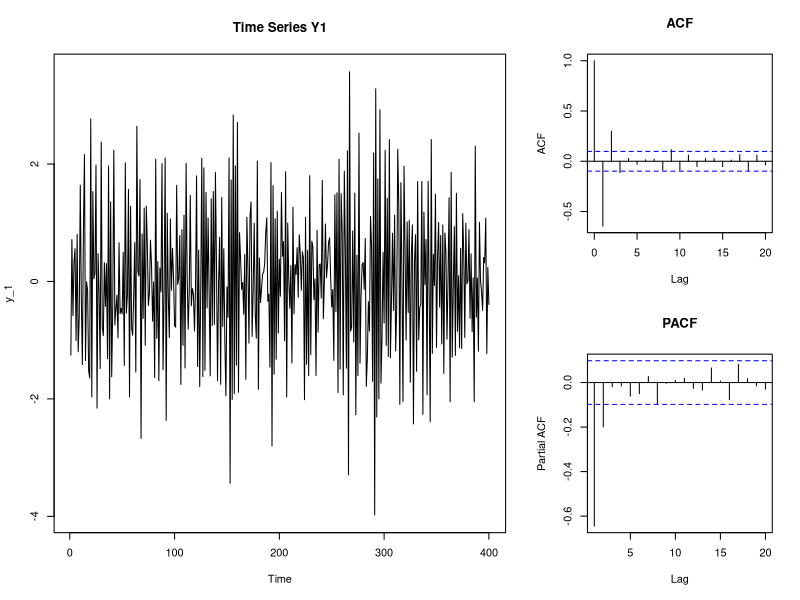
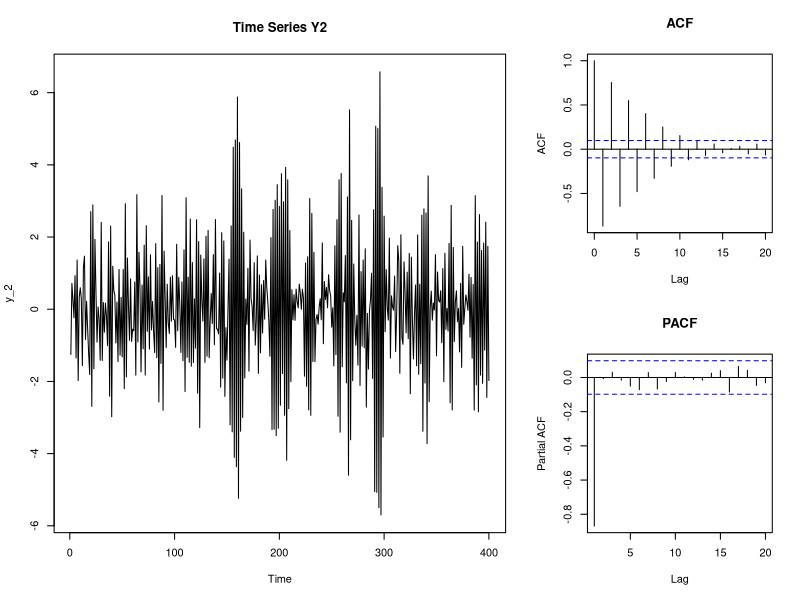
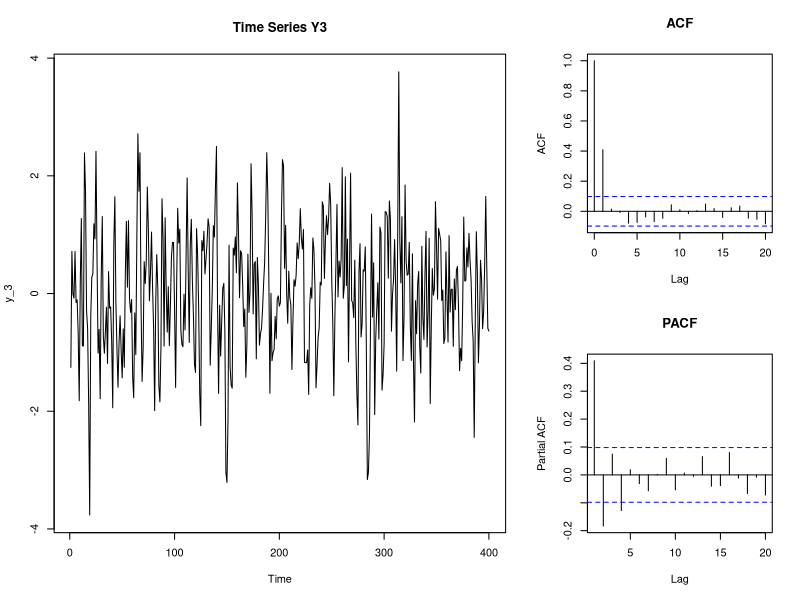
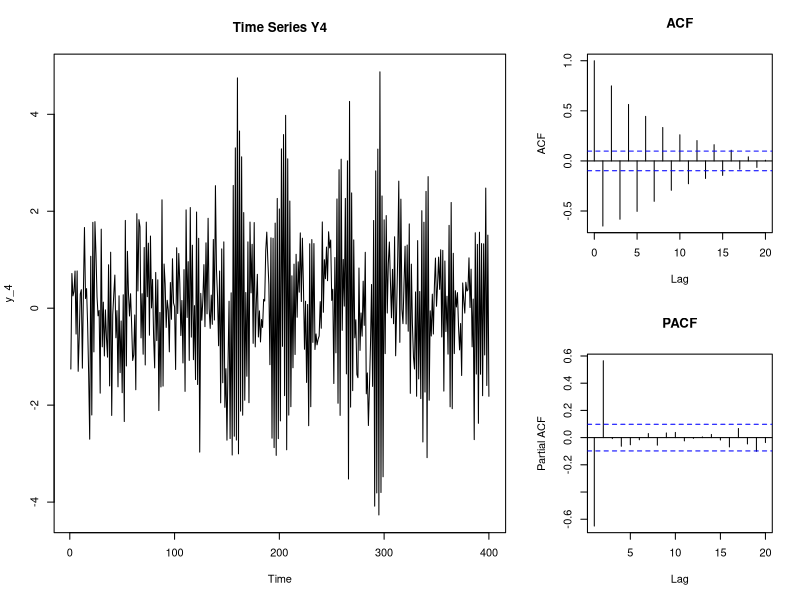
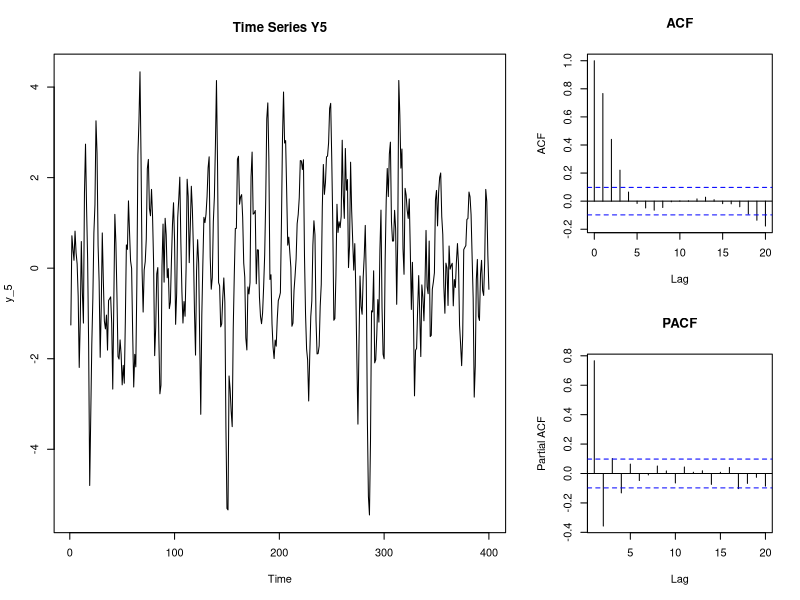
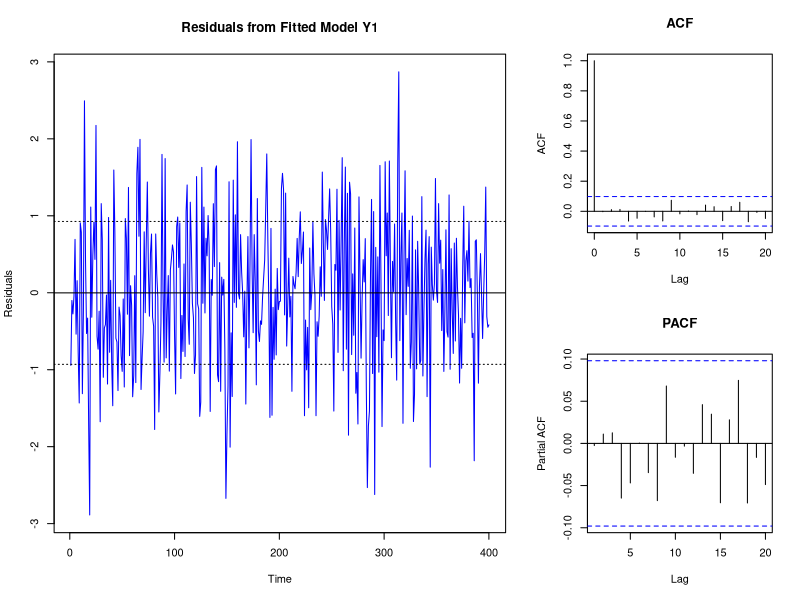
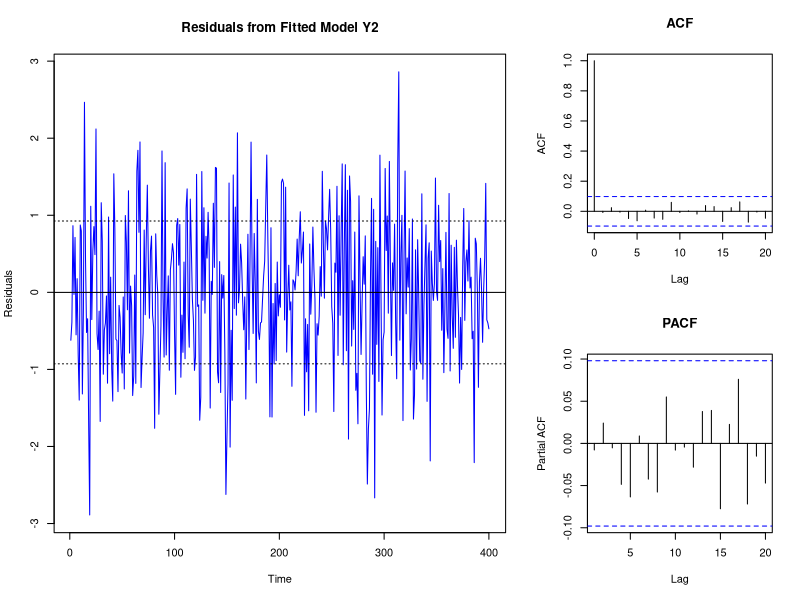
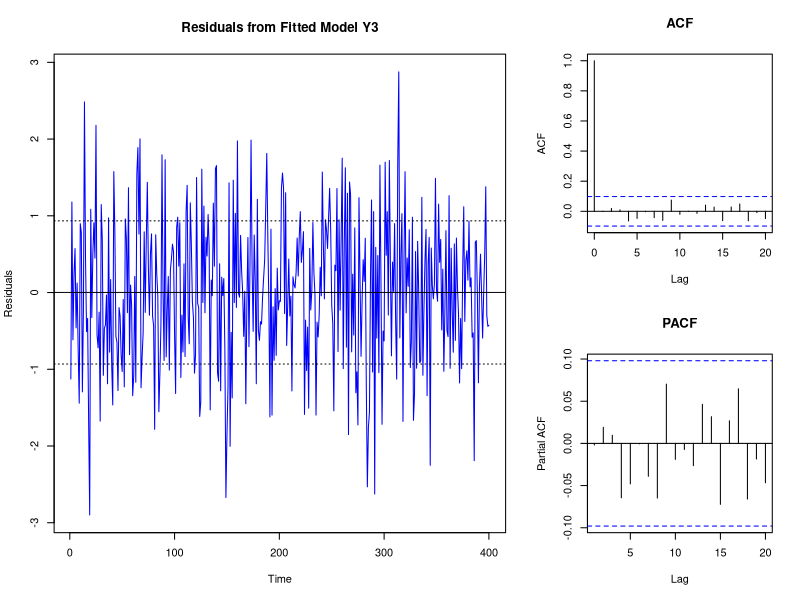

Write R code to recreate these figures, in order.
## ---- chunk 1
knitr::opts_chunk$set(echo = TRUE)
library(knitr)
## ---- chunk 2
dat = read.csv("B3_HWA2.csv", stringsAsFactors = FALSE)
## ---- chunk 3
# we want 400, and leave 4 out for forecasting
datm <- dat[1:400, ] # subset 400 first rows of dat, include all columns
datf <- dat[401:404, ] # subset last 4 rows of dat, include all columns

# process 1-5
y_1 <- as.ts(datm[ , 3])
y_2 <- as.ts(datm[ , 4])
y_3 <- as.ts(datm[ , 5])
y_4 <- as.ts(datm[ , 6])
y_5 <- as.ts(datm[ , 7])

## ---- chunk 4
# Plots

## Y1 - ARMA(1,1)?
layout(matrix(c(1, 1, 2,
                1, 1, 3), nrow=2, byrow=TRUE)) 
ts.plot(y_1, main = "Time Series Y1") # time series plot
acf(y_1, lag.max = 20, type = "correlation", plot = T, main = "ACF") # ACF
acf(y_1, lag.max = 20, type = "partial", plot = T, main = "PACF") # PCAF
par(mfrow = c(1,1)) # set plot window to default

## Y2 - AR(1)
layout(matrix(c(1, 1, 2,
                1, 1, 3), nrow=2, byrow=TRUE)) 
ts.plot(y_2, main = "Time Series Y2") # time series plot
acf(y_2, lag.max = 20, type = "correlation", plot = T, main = "ACF") # ACF
acf(y_2, lag.max = 20, type = "partial", plot = T, main = "PACF") # PCAF
par(mfrow = c(1,1)) # set plot window to default

## Y3 - MA(2)
layout(matrix(c(1, 1, 2,
                1, 1, 3), nrow=2, byrow=TRUE)) 
ts.plot(y_3, main = "Time Series Y3") # time series plot
acf(y_3, lag.max = 20, type = "correlation", plot = T, main = "ACF") # ACF
acf(y_3, lag.max = 20, type = "partial", plot = T, main = "PACF") # PCAF
par(mfrow = c(1,1)) # set plot window to default

## Y4 - AR(2)
layout(matrix(c(1, 1, 2,
                1, 1, 3), nrow=2, byrow=TRUE)) 
ts.plot(y_4, main = "Time Series Y4") # time series plot
acf(y_4, lag.max = 20, type = "correlation", plot = T, main = "ACF") # ACF
acf(y_4, lag.max = 20, type = "partial", plot = T, main = "PACF") # PCAF
par(mfrow = c(1,1)) # set plot window to default

## Y5 - AR(1,1)?
layout(matrix(c(1, 1, 2,
                1, 1, 3), nrow=2, byrow=TRUE)) 
ts.plot(y_5, main = "Time Series Y5") # time series plot
acf(y_5, lag.max = 20, type = "correlation", plot = T, main = "ACF") # ACF
acf(y_5, lag.max = 20, type = "partial", plot = T, main = "PACF") # PCAF
par(mfrow = c(1,1)) # set plot window to default
## ---- chunk 5
## Estimation
E <- as.ts(datm$E)

## removing residuals from fitted model
### Y1
?arima
m1 <- arima(y_1, order = c(1, 0, 1))
summary(m1)
sigma21 <- m1$sigma2
E1 <- residuals(m1)

### Y2
?arima
m2 <- arima(y_2, order = c(1, 0 , 0))
summary(m2)
sigma22 <- m2$sigma2
E2 <- residuals(m2)

### Y3
?arima
m3 <- arima(y_3, order = c(0, 0 , 2))
summary(m3)
sigma23 <- m3$sigma2
E3 <- residuals(m3)

### Y4
?arima
m4 <- arima(y_4, order = c(2, 0 , 0))
summary(m4)
sigma24 <- m4$sigma2
E4 <- residuals(m4)

### Y5
?arima
m5 <- arima(y_5, order = c(1, 0 , 1))
summary(m5)
sigma25 <- m5$sigma2
E5 <- residuals(m5)

## ---- chunk 6
# Splitting plots again

## Y1
layout(matrix(c(1, 1, 2,
                1, 1, 3), nrow=2, byrow=TRUE)) 
ts.plot(E1, ylab = "Residuals", col = "blue", main = "Residuals from Fitted Model Y1")
abline(a = mean(E1), b = 0) # adds horizontal line with mean(E1) as intercept and 0 slope
abline(a = mean(E1) + sigma21, b = 0, lty="dotted") # same as above + sigma2
abline(a = mean(E1) - sigma21, b = 0, lty="dotted") # same as above - sigma2

acf(E1, lag.max = 20, type = "correlation", plot = T, main = "ACF") # ACF
acf(E1, lag.max = 20, type = "partial", plot = T, main = "PACF") # PCAF
par(mfrow = c(1,1)) # set plot window to default

## Y2
layout(matrix(c(1, 1, 2,
                1, 1, 3), nrow=2, byrow=TRUE)) 
ts.plot(E2, ylab = "Residuals", col = "blue", main = "Residuals from Fitted Model Y2")
abline(a = mean(E2), b = 0) # adds horizontal line with mean(E2) as intercept and 0 slope
abline(a = mean(E2) + sigma22, b = 0, lty="dotted") # same as above + sigma2
abline(a = mean(E2) - sigma22, b = 0, lty="dotted") # same as above - sigma2

acf(E2, lag.max = 20, type = "correlation", plot = T, main = "ACF") # ACF
acf(E2, lag.max = 20, type = "partial", plot = T, main = "PACF") # PCAF
par(mfrow = c(1,1)) # set plot window to default

## Y3
layout(matrix(c(1, 1, 2,
                1, 1, 3), nrow=2, byrow=TRUE)) 
ts.plot(E3, ylab = "Residuals", col = "blue", main = "Residuals from Fitted Model Y3")
abline(a = mean(E3), b = 0) # adds horizontal line with mean(E3) as intercept and 0 slope
abline(a = mean(E3) + sigma23, b = 0, lty="dotted") # same as above + sigma2
abline(a = mean(E3) - sigma23, b = 0, lty="dotted") # same as above - sigma2

acf(E3, lag.max = 20, type = "correlation", plot = T, main = "ACF") # ACF
acf(E3, lag.max = 20, type = "partial", plot = T, main = "PACF") # PCAF
par(mfrow = c(1,1)) # set plot window to default

## Y4
layout(matrix(c(1, 1, 2,
                1, 1, 3), nrow=2, byrow=TRUE)) 
ts.plot(E4, ylab = "Residuals", col = "blue", main = "Residuals from Fitted Model Y4")
abline(a = mean(E4), b = 0) # adds horizonta2l line with mean(E4) as intercept and 0 slope
abline(a = mean(E4) + sigma24, b = 0, lty="dotted") # same as above + sigma2
abline(a = mean(E4) - sigma24, b = 0, lty="dotted") # same as above - sigma2

acf(E4, lag.max = 20, type = "correlation", plot = T, main = "ACF") # ACF
acf(E4, lag.max = 20, type = "partial", plot = T, main = "PACF") # PCAF
par(mfrow = c(1,1)) # set plot window to default

## Y5
layout(matrix(c(1, 1, 2,
                1, 1, 3), nrow=2, byrow=TRUE)) 
ts.plot(E5, ylab = "Residuals", col = "blue", main = "Residuals from Fitted Model Y5")
abline(a = mean(E5), b = 0) # adds horizontal line with mean(E5) as intercept and 0 slope
abline(a = mean(E5) + sigma25, b = 0, lty="dotted") # same as above + sigma2
abline(a = mean(E5) - sigma25, b = 0, lty="dotted") # same as above - sigma2

acf(E5, lag.max = 20, type = "correlation", plot = T, main = "ACF") # ACF
acf(E5, lag.max = 20, type = "partial", plot = T, main = "PACF") # PCAF
par(mfrow = c(1,1)) # set plot window to default
## ---- chunk 7
### For testing auto correlations, why is t = 0 included? Not the case in 
# eviews. What does it mean? Check with Lars
e1_acf <- acf(E1, lag.max = 20, type = "correlation", plot = F) 
e2_acf <- acf(E2, lag.max = 20, type = "correlation", plot = F) 
e3_acf <- acf(E3, lag.max = 20, type = "correlation", plot = F) 
e4_acf <- acf(E4, lag.max = 20, type = "correlation", plot = F) 
e5_acf <- acf(E5, lag.max = 20, type = "correlation", plot = F) 
## ---- chunk 8
### Forecasting
# use the predict function. The object parameter is the model from before
# and n.ahead gives number of time periods to forecast
y_1_pred <- predict(object = m1, n.ahead = 4)
y_2_pred <- predict(object = m2, n.ahead = 4)
y_3_pred <- predict(object = m3, n.ahead = 4)
y_4_pred <- predict(object = m4, n.ahead = 4)
y_5_pred <- predict(object = m5, n.ahead = 4)

# we can submit more than one time series to the ts.plot() function. In this case
# i add, apart from  predicted y, predicty y +- se of prediction

### Predicted Y1
ts.plot(y_1_pred$pred, y_1_pred$pred + y_1_pred$se, 
        y_1_pred$pred - y_1_pred$se, ylab = "Predicted Y", 
        main = expression(paste("Predicted ", Y['1'])), # we can use mathematical notation in r plots!
        lty=c(1:3),
        col = c("blue", "black", "black"))

### Predicted Y2
ts.plot(y_2_pred$pred, y_2_pred$pred + y_2_pred$se, 
        y_2_pred$pred - y_2_pred$se, ylab = "Predicted Y", 
        main = expression(paste("Predicted ", Y['2'])), # we can use mathematical notation in r plots!
        lty=c(1:3),
        col = c("blue", "black", "black"))

### Predicted Y3
ts.plot(y_3_pred$pred, y_3_pred$pred + y_3_pred$se, 
        y_3_pred$pred - y_3_pred$se, ylab = "Predicted Y", 
        main = expression(paste("Predicted ", Y['3'])), # we can use mathematical notation in r plots!
        lty=c(1:3),
        col = c("blue", "black", "black"))

### Predicted Y4
ts.plot(y_4_pred$pred, y_4_pred$pred + y_4_pred$se, 
        y_4_pred$pred - y_4_pred$se, ylab = "Predicted Y", 
        main = expression(paste("Predicted ", Y['4'])), # we can use mathematical notation in r plots!
        lty=c(1:3),
        col = c("blue", "black", "black"))

### Predicted Y5
ts.plot(y_5_pred$pred, y_5_pred$pred + y_5_pred$se, 
        y_5_pred$pred - y_5_pred$se, ylab = "Predicted Y", 
        main = expression(paste("Predicted ", Y['5'])), # we can use mathematical notation in r plots!
        lty=c(1:3),
        col = c("blue", "black", "black"))
## ---- chunk 9
# compare fitted and actual
ts.plot(datf$Y1, y_1_pred$pred, col = c("red", "blue"))
# x & y need to be adjusted manually. A good idea is to take min(x) and add 1 as x - coordinate
# and max y remove 1 as y coordinate. Then fine tune 
legend(x = 401, y = 2, legend = c("actual", "fitted"), col = c("red", "blue"), lty=c(1,1))

### need some measurements of the forecast
y1 <- as.vector(dat$Y1[401:404]) # no real need for these to be time series objects...
y1_hat <- as.vector(y_1_pred$pred) # ... so just store them as your plain vanilla vectors :)

# RMSEA
sqrt(mean((y1-y1_hat)^2))
# MAE 
mean(abs(y1-y1_hat))
# MAPE, not exactly sure whether n = 4 or 404 in the calculations
mape <- 0
for(i in 1:4) {
  mape <- mape + abs((y1[i] - y1_hat[i])/y1[i])
}
100*mean(abs((y1-y1_hat)/y1))
## ---- chunk 10
dat = read.table(file = "ert_bil_eur_q.tsv", sep = '\t', header = TRUE)
kable(dat[65:70, 1:5], caption = "Quaterly bilateral exchange rate", digits = 2)
